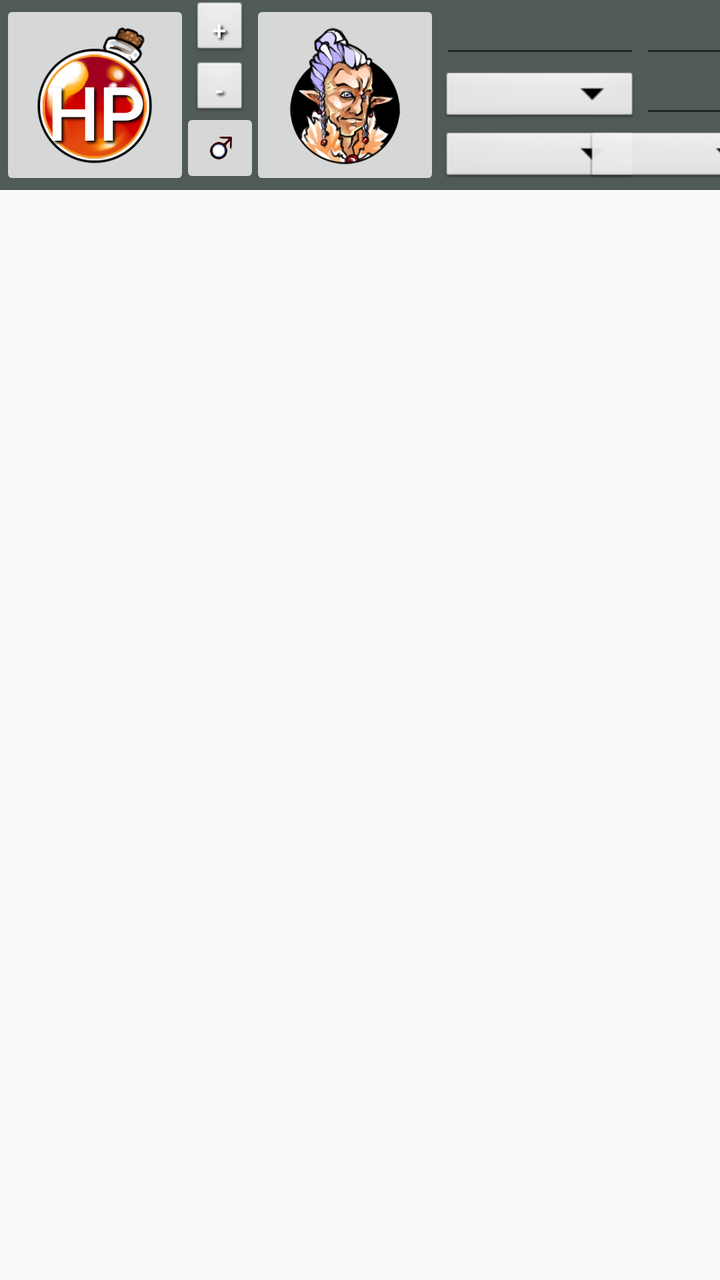
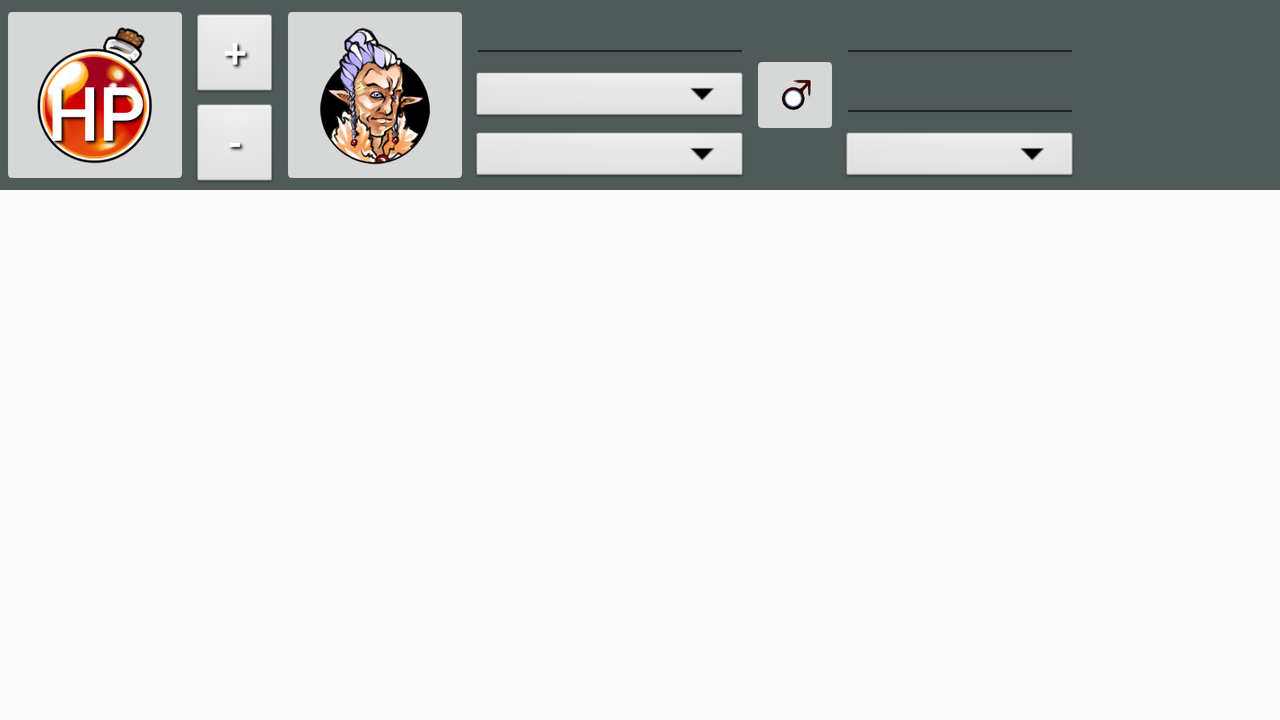

Two renders of one Android screen. The first uses the default layout on a phone; the second uses the alternative layout the repository ships for a different screen configuration, on a matching device. The two XML files are below.
<!-- AndroidManifest.xml: application theme AppTheme -->
<!-- res/layout/activity_navbar_edit.xml -->
<?xml version="1.0" encoding="utf-8"?>
<androidx.constraintlayout.widget.ConstraintLayout
        xmlns:android="http://schemas.android.com/apk/res/android"
        xmlns:tools="http://schemas.android.com/tools"
        xmlns:app="http://schemas.android.com/apk/res-auto"
        android:layout_width="match_parent"
        android:layout_height="match_parent"
        tools:context=".navbar"
        android:id="@+id/navbar">


    <androidx.appcompat.widget.Toolbar
            android:layout_width="0dp"
            android:layout_height="95dp"
            android:background="@color/colorPrimaryDark"
            android:theme="?attr/actionBarTheme"
            android:minHeight="?attr/actionBarSize"
            android:id="@+id/toolbar"
            app:layout_constraintEnd_toEndOf="parent"
            app:layout_constraintStart_toStartOf="parent"
            app:layout_constraintTop_toTopOf="parent"
            app:layout_constraintHorizontal_bias="0.0"/>
    <EditText
            android:id="@+id/nameBox"
            style="@style/MyEditTextStyle"
            android:layout_width="100dp"
            android:layout_height="30dp"
            android:ems="10"
            android:text=""
            app:autoSizeTextType="uniform"
            android:imeOptions="actionDone"

            android:textSize="18sp"
            app:layout_constraintTop_toTopOf="@+id/toolbar"
            android:layout_marginTop="4dp" app:layout_constraintStart_toEndOf="@+id/heroButton"
    />


    <Spinner
            android:layout_width="100dp"
            android:layout_height="30dp"
            app:autoSizeTextType="uniform"
            android:id="@+id/raceSpinner"
            app:layout_constraintStart_toEndOf="@+id/heroButton"
            app:layout_constraintTop_toBottomOf="@+id/nameBox"/>
    <Spinner
            android:layout_width="100dp"
            android:layout_height="30dp"
            app:autoSizeTextType="uniform"
            android:id="@+id/classSpinner"

            app:layout_constraintTop_toBottomOf="@+id/raceSpinner" app:layout_constraintStart_toEndOf="@+id/heroButton"
    />


    <Spinner
            android:layout_width="95dp"
            android:layout_height="30dp"
            app:autoSizeTextType="uniform"
            android:id="@+id/levelSpinner"

            app:layout_constraintEnd_toEndOf="@+id/toolbar"
            app:layout_constraintStart_toEndOf="@+id/classSpinner"
            app:layout_constraintTop_toBottomOf="@+id/speedBox"/>

    <EditText
            android:id="@+id/acBox"
            app:autoSizeTextType="uniform"
            style="@style/MyEditTextStyle"
            android:layout_width="100dp"
            android:layout_height="30dp"
            android:ems="10"
            android:inputType="number"
            android:textSize="18sp"
            app:layout_constraintTop_toTopOf="@+id/nameBox"
            app:layout_constraintStart_toEndOf="@+id/nameBox"/>

    <EditText
            android:id="@+id/speedBox"
            app:autoSizeTextType="uniform"
            style="@style/MyEditTextStyle"
            android:layout_width="100dp"
            android:layout_height="30dp"
            android:ems="10"
            android:inputType="number"
            android:textSize="18sp"
            app:layout_constraintTop_toBottomOf="@+id/acBox" app:layout_constraintStart_toEndOf="@+id/raceSpinner"
    />


    <ImageButton
            android:layout_width="95dp"
            android:layout_height="95dp" app:srcCompat="@drawable/elfmale"
            android:id="@+id/heroButton"
            android:scaleType="fitCenter"
            android:adjustViewBounds="true"
            app:layout_constraintTop_toTopOf="parent"
            android:contentDescription="@string/desc"
            app:layout_constraintStart_toEndOf="@+id/decrementHp"/>


    <ImageButton
            android:layout_width="95dp"
            android:scaleType="fitCenter"
            android:adjustViewBounds="true"
            android:layout_height="95dp" app:srcCompat="@drawable/full"
            android:id="@+id/healthBar"
            app:layout_constraintTop_toTopOf="parent"
            app:layout_constraintStart_toStartOf="@+id/toolbar"/>
    <TextView
            android:text="HP"
            app:autoSizeTextType="uniform"
            android:layout_width="wrap_content"
            android:layout_height="wrap_content"
            android:id="@+id/hpText" android:textSize="36sp"
            android:layout_marginTop="32dp" app:layout_constraintTop_toTopOf="@+id/healthBar"
            android:layout_marginStart="22dp" app:layout_constraintStart_toStartOf="parent"/>
    <ImageButton
            android:layout_width="40dp"
            android:scaleType="fitCenter"
            android:adjustViewBounds="true"
            android:layout_height="40dp" app:srcCompat="@drawable/male"
            android:id="@+id/sexButton"
            android:layout_marginTop="24dp"
            app:layout_constraintTop_toBottomOf="@+id/incrementHp" android:layout_marginStart="90dp"
            app:layout_constraintStart_toStartOf="@+id/toolbar"/>
    <Button
            android:layout_width="30dp"
            android:layout_height="30dp"
            android:id="@+id/decrementHp"
            app:autoSizeTextType="uniform"
            android:text="-"
            android:textSize="24sp"
            app:layout_constraintTop_toBottomOf="@+id/incrementHp"
            app:layout_constraintStart_toEndOf="@+id/healthBar"/>

    <Button
            android:text="+"
            android:layout_width="30dp"
            android:layout_height="30dp"
            app:autoSizeTextType="uniform"
            android:id="@+id/incrementHp"
            android:textSize="24sp"
            app:layout_constraintTop_toTopOf="parent"
            app:layout_constraintStart_toStartOf="@+id/decrementHp"/>


</androidx.constraintlayout.widget.ConstraintLayout>
<!-- resources referenced by this layout -->
<resources>
  <color name="colorPrimaryDark">#505A59</color>
  <!-- drawable elfmale: png bitmap (drawable, 56395 bytes) -->
  <!-- drawable full: png bitmap (drawable, 47508 bytes) -->
  <!-- drawable male: png bitmap (drawable, 10717 bytes) -->
  <string name="desc">Pic</string>
  <style name="MyEditTextStyle" parent="android:Widget.EditText">
          <item name="android:textStyle">bold</item>
          <item name="android:paddingLeft">4px</item>
          <item name="android:paddingBottom">4px</item>
          <item name="android:textColor">@color/textColor</item>
          <item name="android:textSize">25sp</item>
          <item name="android:shadowColor">#000000</item>
          <item name="android:shadowDx">3</item>
          <item name="android:shadowDy">3</item>
          <item name="android:shadowRadius">3</item>
          <item name="android:fontFamily">@font/medievalsharp</item>
      </style>
  <style name="AppTheme" parent="Theme.AppCompat.Light.DarkActionBar">
          
          <item name="colorPrimary">@color/colorPrimary</item>
          <item name="colorPrimaryDark">@color/colorPrimaryDark</item>
          <item name="colorAccent">@color/colorAccent</item>
          <item name="android:textViewStyle">@style/MyTextViewStyle</item>
          <item name="android:editTextStyle">@style/MyEditTextStyle</item>
          <item name="android:buttonStyle">@style/MyButtonStyle</item>
          <item name="android:imageButtonStyle">@style/MyImageButtonStyle</item>
          <item name="android:spinnerStyle">@style/MySpinnerStyle</item>
      </style>
  <color name="textColor">#FFFFFF</color>
  <color name="colorPrimary">#7F8483</color>
  <color name="colorAccent">#D81B60</color>
  <style name="MyTextViewStyle" parent="android:Widget.TextView">
          <item name="android:textStyle">bold</item>
          <item name="android:paddingLeft">4px</item>
          <item name="android:paddingBottom">4px</item>
          <item name="android:textColor">@color/textColor</item>
          <item name="android:textSize">12sp</item>
          <item name="android:shadowColor">#000000</item>
          <item name="android:shadowDx">3</item>
          <item name="android:shadowDy">3</item>
          <item name="android:shadowRadius">3</item>
          <item name="android:fontFamily">@font/medievalsharp</item>
      </style>
  <style name="MyButtonStyle" parent="android:Widget.Button">
          <item name="android:textStyle">bold</item>
          <item name="android:textColor">@color/textColor</item>
          <item name="android:shadowColor">#000000</item>
          <item name="android:shadowDx">3</item>
          <item name="android:shadowDy">3</item>
          <item name="android:shadowRadius">3</item>
          <item name="colorAccent">@color/buttonColor</item>
          
          <item name="android:fontFamily">@font/medievalsharp</item>
      </style>
  <style name="MyImageButtonStyle" parent="android:Widget.ImageButton">
          <item name="android:background">@color/buttonColor</item>
          <item name="android:shadowColor">#000000</item>
          <item name="android:shadowDx">3</item>
          <item name="android:shadowDy">3</item>
          <item name="android:shadowRadius">3</item>
      </style>
  <style name="MySpinnerStyle" parent="android:Widget.Spinner">
          <item name="android:textStyle">bold</item>
          <item name="colorAccent">@color/buttonColor</item>
          <item name="android:textColor">@color/textColor</item>
          <item name="android:shadowColor">#000000</item>
          <item name="android:shadowDx">3</item>
          <item name="android:shadowDy">3</item>
          <item name="android:shadowRadius">3</item>
          <item name="android:fontFamily">@font/medievalsharp</item>
      </style>
  <color name="buttonColor">#636060</color>
</resources>
<!-- res/layout-land/activity_navbar_edit.xml (the repository's variant of the layout above) -->
<!-- drawn on the phone turned sideways -->
<?xml version="1.0" encoding="utf-8"?>
<androidx.constraintlayout.widget.ConstraintLayout
        xmlns:android="http://schemas.android.com/apk/res/android"
        xmlns:tools="http://schemas.android.com/tools"
        xmlns:app="http://schemas.android.com/apk/res-auto"
        android:layout_width="match_parent"
        android:layout_height="match_parent"
        tools:context=".navbar"
        android:id="@+id/navbar">


    <androidx.appcompat.widget.Toolbar
            android:layout_width="0dp"
            android:layout_height="95dp"
            android:background="@color/colorPrimaryDark"
            android:theme="?attr/actionBarTheme"
            android:minHeight="?attr/actionBarSize"
            android:id="@+id/toolbar"
            app:layout_constraintEnd_toEndOf="parent"
            app:layout_constraintStart_toStartOf="parent"
            app:layout_constraintTop_toTopOf="parent"
            app:layout_constraintHorizontal_bias="0.0"/>
    <EditText
            android:id="@+id/nameBox"
            style="@style/MyEditTextStyle"
            android:layout_width="140dp"
            android:layout_height="30dp"
            android:ems="10"
            android:text=""
            app:autoSizeTextType="uniform"
            android:imeOptions="actionDone"

            android:textSize="18sp"
            app:layout_constraintTop_toTopOf="@+id/toolbar"
            android:layout_marginTop="4dp" app:layout_constraintStart_toEndOf="@+id/heroButton"
    />


    <Spinner
            android:layout_width="140dp"
            android:layout_height="30dp"
            app:autoSizeTextType="uniform"
            android:id="@+id/raceSpinner"
            app:layout_constraintStart_toEndOf="@+id/heroButton"
            app:layout_constraintTop_toBottomOf="@+id/nameBox"/>
    <Spinner
            android:layout_width="140dp"
            android:layout_height="30dp"
            app:autoSizeTextType="uniform"
            android:id="@+id/classSpinner"

            app:layout_constraintTop_toBottomOf="@+id/raceSpinner" app:layout_constraintStart_toEndOf="@+id/heroButton"
    />


    <Spinner
            android:layout_width="120dp"
            android:layout_height="30dp"
            app:autoSizeTextType="uniform"
            android:id="@+id/levelSpinner"

            app:layout_constraintTop_toBottomOf="@+id/speedBox" app:layout_constraintStart_toStartOf="@+id/speedBox"
    />

    <EditText
            android:id="@+id/acBox"
            app:autoSizeTextType="uniform"
            style="@style/MyEditTextStyle"
            android:layout_width="120dp"
            android:layout_height="30dp"
            android:ems="10"
            android:inputType="number"
            android:textSize="18sp"
            app:layout_constraintTop_toTopOf="@+id/nameBox"
            app:layout_constraintStart_toEndOf="@+id/sexButton"/>

    <EditText
            android:id="@+id/speedBox"
            app:autoSizeTextType="uniform"
            style="@style/MyEditTextStyle"
            android:layout_width="120dp"
            android:layout_height="30dp"
            android:ems="10"
            android:inputType="number"
            android:textSize="18sp"
            app:layout_constraintTop_toBottomOf="@+id/acBox"
            app:layout_constraintStart_toEndOf="@+id/sexButton"/>


    <ImageButton
            android:layout_width="95dp"
            android:layout_height="95dp" app:srcCompat="@drawable/elfmale"
            android:id="@+id/heroButton"
            android:scaleType="fitCenter"
            android:adjustViewBounds="true"
            app:layout_constraintTop_toTopOf="parent"
            android:contentDescription="@string/desc"
            app:layout_constraintStart_toEndOf="@+id/decrementHp"/>


    <ImageButton
            android:layout_width="95dp"
            android:scaleType="fitCenter"
            android:adjustViewBounds="true"
            android:layout_height="95dp" app:srcCompat="@drawable/full"
            android:id="@+id/healthBar"
            app:layout_constraintTop_toTopOf="parent"
            app:layout_constraintStart_toStartOf="@+id/toolbar"/>
    <TextView
            android:text="HP"
            app:autoSizeTextType="uniform"
            android:layout_width="wrap_content"
            android:layout_height="wrap_content"
            android:id="@+id/hpText" android:textSize="36sp"
            android:layout_marginTop="32dp" app:layout_constraintTop_toTopOf="@+id/healthBar"
            android:layout_marginStart="22dp" app:layout_constraintStart_toStartOf="parent"/>
    <ImageButton
            android:layout_width="45dp"
            android:scaleType="fitCenter"
            android:adjustViewBounds="true"
            android:layout_height="45dp" app:srcCompat="@drawable/male"
            android:id="@+id/sexButton"
            app:layout_constraintStart_toEndOf="@+id/raceSpinner"
            app:layout_constraintTop_toTopOf="@+id/toolbar" app:layout_constraintBottom_toBottomOf="@+id/toolbar"/>
    <Button
            android:layout_width="45dp"
            android:layout_height="45dp"
            android:id="@+id/decrementHp"
            app:autoSizeTextType="uniform"
            android:text="-"
            android:textSize="24sp"
            app:layout_constraintTop_toBottomOf="@+id/incrementHp"
            app:layout_constraintStart_toEndOf="@+id/healthBar"/>

    <Button
            android:text="+"
            android:layout_width="45dp"
            android:layout_height="45dp"
            app:autoSizeTextType="uniform"
            android:id="@+id/incrementHp"
            android:textSize="24sp"
            app:layout_constraintTop_toTopOf="parent"
            app:layout_constraintStart_toStartOf="@+id/decrementHp" android:layout_marginTop="6dp"/>


</androidx.constraintlayout.widget.ConstraintLayout>
